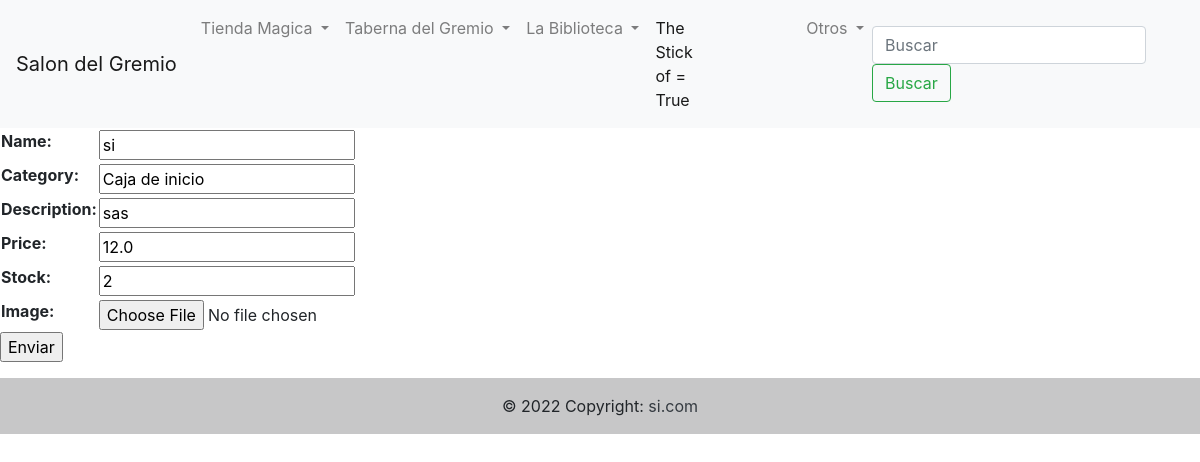
Page /products/update_product/12/ (signed in) on the earlier database version.
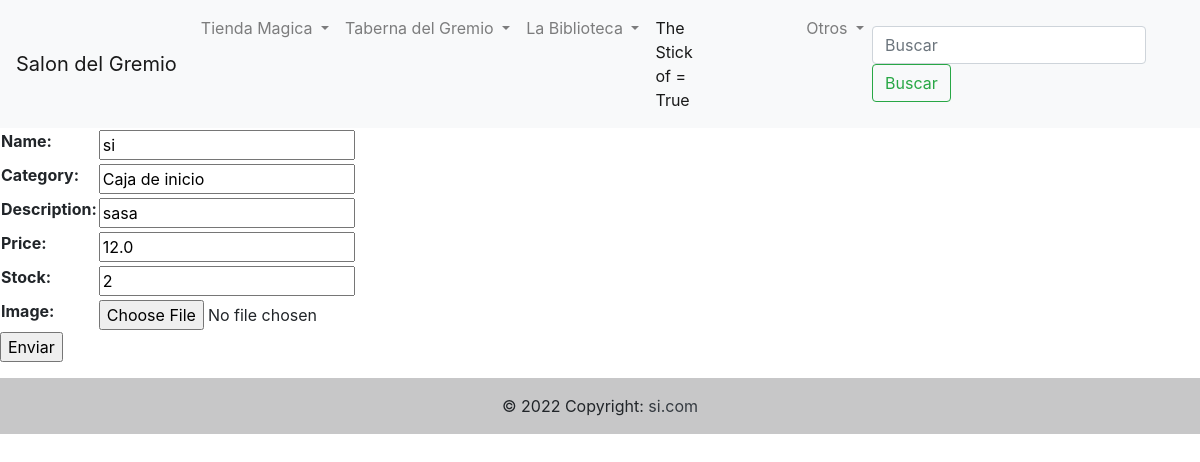
Same page on the later database version.
### products/models.py (models this page shows)
class Product(models.Model):
    name = models.CharField(max_length=100)
    category = models.CharField(max_length=30, null=True, blank=True)
    description = models.CharField(max_length=600, null=True, blank=True)
    price = models.FloatField()
    stock = models.IntegerField()
    image = models.ImageField(upload_to='products/', null=True, blank=True)

### products/views.py (the view)
# urls.py: path('update_product/<int:pk>/', update_product, name='update_product'),
def update_product(request, pk):
    if request.user.is_authenticated and request.user.is_superuser:
        if request.method == 'POST':
            form = FormularioProducts(request.POST)
            if form.is_valid():
                products = Product.objects.get(id=pk)
                products.name = form.cleaned_data['name']
                products.category = form.cleaned_data['category']
                products.description = form.cleaned_data['description']
                products.price = form.cleaned_data['price']
                products.stock = form.cleaned_data['stock']
                products.save()
                return redirect(list)
        elif request.method == 'GET':
            products = Product.objects.get(id=pk)
            form = FormularioProducts(initial={
                                        'name':products.name,
                                        'category':products.category,
                                        'price':products.price,
                                        'description':products.description,
                                        'stock':products.stock})
            context = {'form':form}
            return render(request, 'products/update_product.html', context=context)

### products/forms.py
class FormularioProducts(forms.Form):
    name = forms.CharField(max_length=30)
    category = forms.CharField(max_length=30)
    description = forms.CharField(max_length=100)
    price = forms.FloatField()
    stock = forms.IntegerField()
    image = forms.ImageField(required=False)

### templates/products/update_product.html (shortened to what this page needs)
{% extends 'base.html' %}
{% block content %}
<form action="" method="POST">
<table>
    {{form.as_table}}
</table>
<p><input type="submit" value="Enviar"></p>
</form>
{% endblock %}

Differences in the rows shown:
changed Product "si": description "sas" → "sasa"
